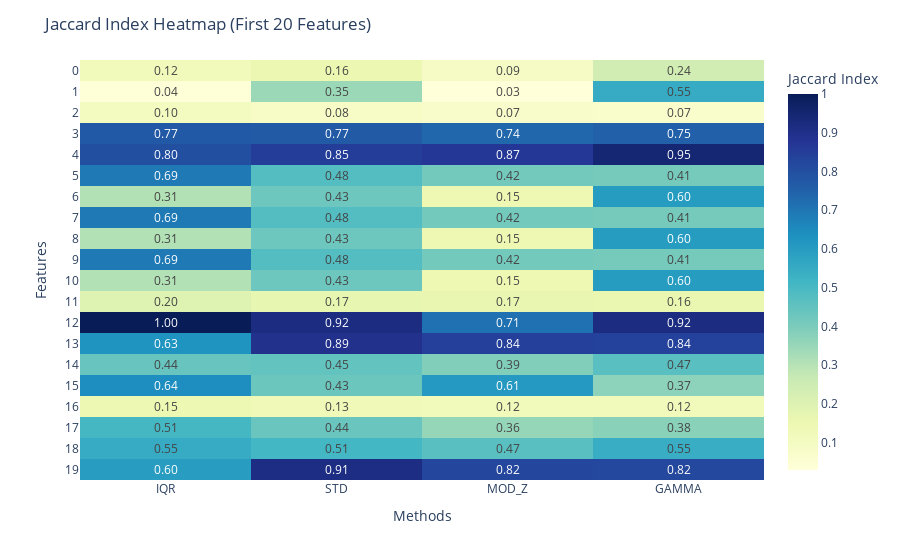

The cell this chart's notebook holds for it:
### Code cell
import plotly.io as pio
import plotly.express as px
import pandas as pd

# Set Plotly renderer for VS Code
pio.renderers.default = "vscode"

# Extract last 4 columns for visualization
df_jaccard = final_df_result.iloc[:, -8:-4]

# Ensure data is numeric
df_jaccard = df_jaccard.apply(pd.to_numeric, errors='coerce').fillna(0)

# ✅ Limit to first 20 features (rows)
df_jaccard = df_jaccard.iloc[:20, :]

# Create heatmap
fig = px.imshow(
    df_jaccard, 
    text_auto=".2f",  
    color_continuous_scale="YlGnBu", 
    labels=dict(color="Jaccard Index")
)

# Update layout with correct axis labels
fig.update_layout(
    title="Jaccard Index Heatmap (First 20 Features)",
    xaxis_title="Methods",
    yaxis_title="Features",
    xaxis=dict(
        tickmode='array', 
        tickvals=list(range(df_jaccard.shape[1])), 
        ticktext=df_jaccard.columns
    ),
    yaxis=dict(
        tickmode='array', 
        tickvals=list(range(df_jaccard.shape[0])), 
        ticktext=final_df_result.index[:df_jaccard.shape[0]].tolist()
    )
)

# Show figure
fig.show()

### Figure 1 — Plotly figure (JSON) as saved in the notebook; plotly's stock layout.template omitted (floating-point values rounded to 4 significant figures)
{"data": [{"coloraxis": "coloraxis", "hovertemplate": "x: %{x}<br>y: %{y}<br>Jaccard Index: %{z}<extra></extra>", "name": "0", "texttemplate": "%{z:.2f}", "type": "heatmap", "x": ["IQR", "STD", "MOD_Z", "GAMMA"], "xaxis": "x", "y": [0, 1, 2, 3, 4, 5, 6, 7, 8, 9, 10, 11, 12, 13, 14, 15, 16, 17, 18, 19], "yaxis": "y", "z": [[0.1225, 0.1551, 0.09177, 0.2388], [0.03762, 0.3461, 0.02974, 0.5523], [0.1019, 0.0845, 0.07456, 0.07244], [0.7722, 0.7676, 0.7365, 0.7521], [0.7994, 0.8536, 0.8687, 0.9461], [0.6924, 0.4789, 0.4157, 0.4105], [0.3065, 0.4274, 0.1463, 0.6015], [0.6924, 0.4789, 0.4157, 0.4104], [0.3065, 0.4274, 0.1463, 0.6015], [0.6924, 0.4789, 0.4157, 0.4105], [0.3065, 0.4274, 0.1463, 0.6015], [0.2, 0.1695, 0.1682, 0.162], [1, 0.9169, 0.7126, 0.9169], [0.625, 0.895, 0.8432, 0.838], [0.44, 0.4483, 0.3894, 0.4652], [0.6429, 0.432, 0.6091, 0.3703], [0.1486, 0.1299, 0.1241, 0.1218], [0.5072, 0.4376, 0.3558, 0.3751], [0.5509, 0.5084, 0.4673, 0.5451], [0.6, 0.9133, 0.8233, 0.8212]]}], "layout": {"coloraxis": {"colorbar": {"title": {"text": "Jaccard Index"}}, "colorscale": [[0, "rgb(255,255,217)"], [0.125, "rgb(237,248,177)"], [0.25, "rgb(199,233,180)"], [0.375, "rgb(127,205,187)"], [0.5, "rgb(65,182,196)"], [0.625, "rgb(29,145,192)"], [0.75, "rgb(34,94,168)"], [0.875, "rgb(37,52,148)"], [1, "rgb(8,29,88)"]]}, "margin": {"t": 60}, "title": {"text": "Jaccard Index Heatmap (First 20 Features)"}, "xaxis": {"anchor": "y", "constrain": "domain", "domain": [0, 1], "scaleanchor": "y", "tickmode": "array", "ticktext": ["IQR", "STD", "MOD_Z", "GAMMA"], "tickvals": [0, 1, 2, 3], "title": {"text": "Methods"}}, "yaxis": {"anchor": "x", "autorange": "reversed", "constrain": "domain", "domain": [0, 1], "tickmode": "array", "ticktext": [0, 1, 2, 3, 4, 5, 6, 7, 8, 9, 10, 11, 12, 13, 14, 15, 16, 17, 18, 19], "tickvals": [0, 1, 2, 3, 4, 5, 6, 7, 8, 9, 10, 11, 12, 13, 14, 15, 16, 17, 18, 19], "title": {"text": "Features"}}}}
